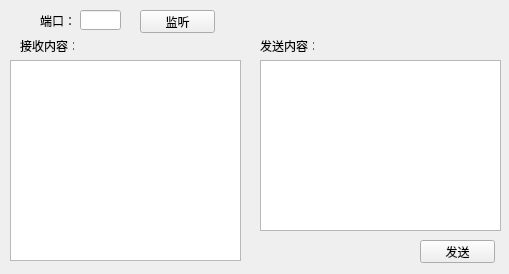
<?xml version="1.0" encoding="UTF-8"?>
<ui version="4.0">
 <class>Controller</class>
 <widget class="QWidget" name="Controller">
  <property name="geometry">
   <rect>
    <x>0</x>
    <y>0</y>
    <width>509</width>
    <height>274</height>
   </rect>
  </property>
  <property name="windowTitle">
   <string>Controller</string>
  </property>
  <widget class="QTextEdit" name="te_send">
   <property name="geometry">
    <rect>
     <x>260</x>
     <y>60</y>
     <width>241</width>
     <height>171</height>
    </rect>
   </property>
  </widget>
  <widget class="QLabel" name="label_4">
   <property name="geometry">
    <rect>
     <x>20</x>
     <y>40</y>
     <width>54</width>
     <height>12</height>
    </rect>
   </property>
   <property name="text">
    <string>接收内容：</string>
   </property>
  </widget>
  <widget class="QLabel" name="label_3">
   <property name="geometry">
    <rect>
     <x>260</x>
     <y>40</y>
     <width>54</width>
     <height>12</height>
    </rect>
   </property>
   <property name="text">
    <string>发送内容：</string>
   </property>
  </widget>
  <widget class="QPushButton" name="btn_listen">
   <property name="geometry">
    <rect>
     <x>140</x>
     <y>10</y>
     <width>75</width>
     <height>23</height>
    </rect>
   </property>
   <property name="text">
    <string>监听</string>
   </property>
  </widget>
  <widget class="QLineEdit" name="lE_port">
   <property name="geometry">
    <rect>
     <x>80</x>
     <y>10</y>
     <width>41</width>
     <height>20</height>
    </rect>
   </property>
  </widget>
  <widget class="QTextEdit" name="te_recv">
   <property name="geometry">
    <rect>
     <x>10</x>
     <y>60</y>
     <width>231</width>
     <height>201</height>
    </rect>
   </property>
  </widget>
  <widget class="QLabel" name="label">
   <property name="geometry">
    <rect>
     <x>40</x>
     <y>10</y>
     <width>31</width>
     <height>21</height>
    </rect>
   </property>
   <property name="text">
    <string>端口：</string>
   </property>
  </widget>
  <widget class="QPushButton" name="btn_send">
   <property name="geometry">
    <rect>
     <x>420</x>
     <y>240</y>
     <width>75</width>
     <height>23</height>
    </rect>
   </property>
   <property name="text">
    <string>发送</string>
   </property>
  </widget>
 </widget>
 <resources/>
 <connections/>
</ui>
